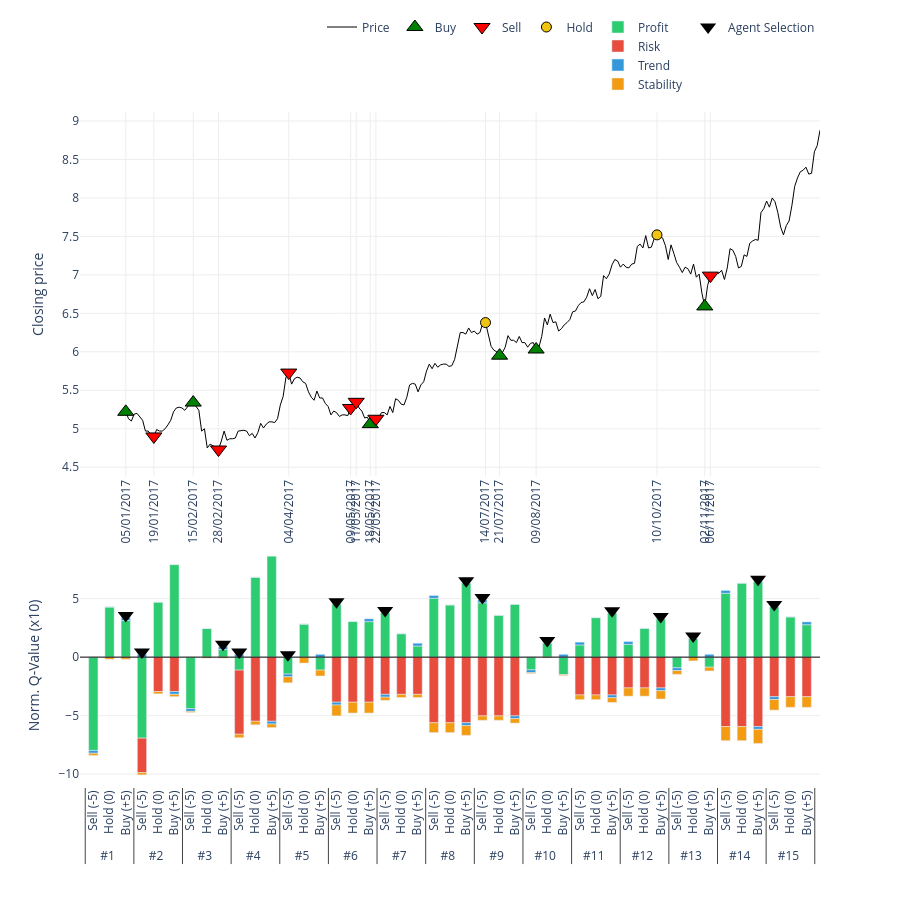

The notebook cell saved with this chart:
### Code cell
# 2. Gọi hàm vẽ (Truyền đúng tên biến vào)
plot_agent_reasoning_minimalist(
    ticker='HPG',                    # Tên mã cổ phiếu hiển thị trên tiêu đề
    df_price=df_processed_test_HPG,  # Dữ liệu giá
    actions=actions_HPG,             # Hành động thực tế
    q_history=q_values_history_HPG,      # Lịch sử Q-value (Input quan trọng)
    critical_indices=index_list_HPG,     # Danh sách các điểm cần vẽ
    scale=10                       # Thang đo hiển thị (để cột cao khoảng 50 đơn vị cho đẹp)
)

### Figure 1 — Plotly figure (JSON) as saved in the notebook; plotly's stock layout.template omitted (floating-point values rounded to 4 significant figures; data arrays with more than 128 entries replaced by an {"elided": "..."} marker saying what was removed)
{"data": [{"hoverinfo": "x+y", "line": {"color": "black", "width": 1}, "mode": "lines", "name": "Price", "type": "scatter", "x": {"elided": "250 str values"}, "xaxis": "x", "y": {"elided": "250 float values"}, "yaxis": "y"}, {"marker": {"color": "green", "line": {"color": "black", "width": 1}, "size": 14, "symbol": "triangle-up"}, "mode": "markers", "name": "Buy", "type": "scatter", "x": ["05/01/2017", "15/02/2017", "18/05/2017", "21/07/2017", "09/08/2017", "02/11/2017"], "xaxis": "x", "y": [5.22, 5.34, 5.06, 5.95, 6.03, 6.59], "yaxis": "y"}, {"marker": {"color": "red", "line": {"color": "black", "width": 1}, "size": 14, "symbol": "triangle-down"}, "mode": "markers", "name": "Sell", "type": "scatter", "x": ["19/01/2017", "28/02/2017", "04/04/2017", "09/05/2017", "11/05/2017", "22/05/2017", "06/11/2017"], "xaxis": "x", "y": [4.9, 4.73, 5.73, 5.27, 5.35, 5.13, 6.99], "yaxis": "y"}, {"marker": {"color": "#f1c40f", "line": {"color": "black", "width": 1}, "size": 10, "symbol": "circle"}, "mode": "markers", "name": "Hold", "type": "scatter", "x": ["14/07/2017", "10/10/2017"], "xaxis": "x", "y": [6.38, 7.52], "yaxis": "y"}, {"legendgroup": "comp", "marker": {"color": "#2ecc71"}, "name": "Profit", "type": "bar", "x": [["#1", "#1", "#1", "#2", "#2", "#2", "#3", "#3", "#3", "#4", "#4", "#4", "#5", "#5", "#5", "#6", "#6", "#6", "#7", "#7", "#7", "#8", "#8", "#8", "#9", "#9", "#9", "#10", "#10", "#10", "#11", "#11", "#11", "#12", "#12", "#12", "#13", "#13", "#13", "#14", "#14", "#14", "#15", "#15", "#15"], ["Sell (-5)", "Hold (0)", "Buy (+5)", "Sell (-5)", "Hold (0)", "Buy (+5)", "Sell (-5)", "Hold (0)", "Buy (+5)", "Sell (-5)", "Hold (0)", "Buy (+5)", "Sell (-5)", "Hold (0)", "Buy (+5)", "Sell (-5)", "Hold (0)", "Buy (+5)", "Sell (-5)", "Hold (0)", "Buy (+5)", "Sell (-5)", "Hold (0)", "Buy (+5)", "Sell (-5)", "Hold (0)", "Buy (+5)", "Sell (-5)", "Hold (0)", "Buy (+5)", "Sell (-5)", "Hold (0)", "Buy (+5)", "Sell (-5)", "Hold (0)", "Buy (+5)", "Sell (-5)", "Hold (0)", "Buy (+5)", "Sell (-5)", "Hold (0)", "Buy (+5)", "Sell (-5)", "Hold (0)", "Buy (+5)"]], "xaxis": "x2", "y": [-7.977, 4.3, 3.129, -6.926, 4.705, 7.904, -4.396, 2.449, 0.6546, -1.109, 6.833, 8.632, -1.445, 2.836, -1.104, 4.53, 3.048, 3.036, 3.788, 2.005, 0.9507, 5.029, 4.464, 6.329, 4.65, 3.583, 4.499, -1.084, 1.219, -1.496, 1.041, 3.378, 3.774, 1.092, 2.466, 3.271, -0.9101, 1.606, -0.8604, 5.461, 6.327, 6.456, 4.302, 3.441, 2.773], "yaxis": "y2"}, {"legendgroup": "comp", "marker": {"color": "#e74c3c"}, "name": "Risk", "type": "bar", "x": [["#1", "#1", "#1", "#2", "#2", "#2", "#3", "#3", "#3", "#4", "#4", "#4", "#5", "#5", "#5", "#6", "#6", "#6", "#7", "#7", "#7", "#8", "#8", "#8", "#9", "#9", "#9", "#10", "#10", "#10", "#11", "#11", "#11", "#12", "#12", "#12", "#13", "#13", "#13", "#14", "#14", "#14", "#15", "#15", "#15"], ["Sell (-5)", "Hold (0)", "Buy (+5)", "Sell (-5)", "Hold (0)", "Buy (+5)", "Sell (-5)", "Hold (0)", "Buy (+5)", "Sell (-5)", "Hold (0)", "Buy (+5)", "Sell (-5)", "Hold (0)", "Buy (+5)", "Sell (-5)", "Hold (0)", "Buy (+5)", "Sell (-5)", "Hold (0)", "Buy (+5)", "Sell (-5)", "Hold (0)", "Buy (+5)", "Sell (-5)", "Hold (0)", "Buy (+5)", "Sell (-5)", "Hold (0)", "Buy (+5)", "Sell (-5)", "Hold (0)", "Buy (+5)", "Sell (-5)", "Hold (0)", "Buy (+5)", "Sell (-5)", "Hold (0)", "Buy (+5)", "Sell (-5)", "Hold (0)", "Buy (+5)", "Sell (-5)", "Hold (0)", "Buy (+5)"]], "xaxis": "x2", "y": [0, 0, 0, -2.941, -2.941, -2.941, 0, 0, 0, -5.48, -5.48, -5.48, 0, 0, 0, -3.851, -3.851, -3.851, -3.181, -3.181, -3.181, -5.609, -5.609, -5.609, -5.023, -5.023, -5.023, 0, 0, 0, -3.233, -3.233, -3.233, -2.632, -2.632, -2.632, 0, 0, 0, -5.933, -5.933, -5.933, -3.381, -3.381, -3.381], "yaxis": "y2"}, {"legendgroup": "comp", "marker": {"color": "#3498db"}, "name": "Trend", "type": "bar", "x": [["#1", "#1", "#1", "#2", "#2", "#2", "#3", "#3", "#3", "#4", "#4", "#4", "#5", "#5", "#5", "#6", "#6", "#6", "#7", "#7", "#7", "#8", "#8", "#8", "#9", "#9", "#9", "#10", "#10", "#10", "#11", "#11", "#11", "#12", "#12", "#12", "#13", "#13", "#13", "#14", "#14", "#14", "#15", "#15", "#15"], ["Sell (-5)", "Hold (0)", "Buy (+5)", "Sell (-5)", "Hold (0)", "Buy (+5)", "Sell (-5)", "Hold (0)", "Buy (+5)", "Sell (-5)", "Hold (0)", "Buy (+5)", "Sell (-5)", "Hold (0)", "Buy (+5)", "Sell (-5)", "Hold (0)", "Buy (+5)", "Sell (-5)", "Hold (0)", "Buy (+5)", "Sell (-5)", "Hold (0)", "Buy (+5)", "Sell (-5)", "Hold (0)", "Buy (+5)", "Sell (-5)", "Hold (0)", "Buy (+5)", "Sell (-5)", "Hold (0)", "Buy (+5)", "Sell (-5)", "Hold (0)", "Buy (+5)", "Sell (-5)", "Hold (0)", "Buy (+5)", "Sell (-5)", "Hold (0)", "Buy (+5)", "Sell (-5)", "Hold (0)", "Buy (+5)"]], "xaxis": "x2", "y": [-0.2399, 0, 0.2399, 0.2399, 0, -0.2399, -0.2399, 0, 0.2399, 0.2399, 0, -0.2399, -0.2399, 0, 0.2399, -0.2399, 0, 0.2399, -0.2399, 0, 0.2399, 0.2399, 0, -0.2399, 0.2399, 0, -0.2399, -0.2399, 0, 0.2399, 0.2399, 0, -0.2399, 0.2399, 0, -0.2399, -0.2399, 0, 0.2399, 0.2399, 0, -0.2399, -0.2399, 0, 0.2399], "yaxis": "y2"}, {"legendgroup": "comp", "marker": {"color": "#f39c12"}, "name": "Stability", "type": "bar", "x": [["#1", "#1", "#1", "#2", "#2", "#2", "#3", "#3", "#3", "#4", "#4", "#4", "#5", "#5", "#5", "#6", "#6", "#6", "#7", "#7", "#7", "#8", "#8", "#8", "#9", "#9", "#9", "#10", "#10", "#10", "#11", "#11", "#11", "#12", "#12", "#12", "#13", "#13", "#13", "#14", "#14", "#14", "#15", "#15", "#15"], ["Sell (-5)", "Hold (0)", "Buy (+5)", "Sell (-5)", "Hold (0)", "Buy (+5)", "Sell (-5)", "Hold (0)", "Buy (+5)", "Sell (-5)", "Hold (0)", "Buy (+5)", "Sell (-5)", "Hold (0)", "Buy (+5)", "Sell (-5)", "Hold (0)", "Buy (+5)", "Sell (-5)", "Hold (0)", "Buy (+5)", "Sell (-5)", "Hold (0)", "Buy (+5)", "Sell (-5)", "Hold (0)", "Buy (+5)", "Sell (-5)", "Hold (0)", "Buy (+5)", "Sell (-5)", "Hold (0)", "Buy (+5)", "Sell (-5)", "Hold (0)", "Buy (+5)", "Sell (-5)", "Hold (0)", "Buy (+5)", "Sell (-5)", "Hold (0)", "Buy (+5)", "Sell (-5)", "Hold (0)", "Buy (+5)"]], "xaxis": "x2", "y": [-0.1845, -0.1845, -0.1845, -0.195, -0.195, -0.195, -0.09, -0.09, -0.09, -0.3023, -0.3023, -0.3023, -0.5076, -0.5076, -0.5076, -0.9279, -0.9279, -0.9279, -0.2705, -0.2705, -0.2705, -0.8384, -0.8384, -0.8384, -0.377, -0.377, -0.377, -0.07531, -0.07531, -0.07531, -0.3998, -0.3998, -0.3998, -0.7055, -0.7055, -0.7055, -0.3211, -0.3211, -0.3211, -1.206, -1.206, -1.206, -0.9091, -0.9091, -0.9091], "yaxis": "y2"}, {"marker": {"color": "black", "size": 14, "symbol": "triangle-down"}, "mode": "markers", "name": "Agent Selection", "showlegend": true, "type": "scatter", "x": [["#1", "#2", "#3", "#4", "#5", "#6", "#7", "#8", "#9", "#10", "#11", "#12", "#13", "#14", "#15"], ["Buy (+5)", "Sell (-5)", "Buy (+5)", "Sell (-5)", "Sell (-5)", "Sell (-5)", "Sell (-5)", "Buy (+5)", "Sell (-5)", "Hold (0)", "Buy (+5)", "Buy (+5)", "Hold (0)", "Buy (+5)", "Sell (-5)"]], "xaxis": "x2", "y": [3.569, 0.4399, 1.094, 0.4399, 0.2, 4.73, 3.988, 6.529, 5.09, 1.419, 3.974, 3.471, 1.806, 6.656, 4.502], "yaxis": "y2"}], "layout": {"bargap": 0.4, "bargroupgap": 0.05, "barmode": "relative", "height": 900, "legend": {"orientation": "h", "x": 1, "xanchor": "right", "y": 1.02, "yanchor": "bottom"}, "plot_bgcolor": "white", "shapes": [{"line": {"color": "black", "dash": "solid", "width": 1}, "type": "line", "x0": 0, "x1": 1, "xref": "x2 domain", "y0": 0, "y1": 0, "yref": "y2"}], "showlegend": true, "xaxis": {"anchor": "y", "domain": [0, 1], "gridcolor": "#eee", "rangeslider": {"visible": false}, "showgrid": true, "tickangle": -90, "tickmode": "array", "ticktext": ["05/01/2017", "19/01/2017", "15/02/2017", "28/02/2017", "04/04/2017", "09/05/2017", "11/05/2017", "18/05/2017", "22/05/2017", "14/07/2017", "21/07/2017", "09/08/2017", "10/10/2017", "02/11/2017", "06/11/2017"], "tickvals": ["05/01/2017", "19/01/2017", "15/02/2017", "28/02/2017", "04/04/2017", "09/05/2017", "11/05/2017", "18/05/2017", "22/05/2017", "14/07/2017", "21/07/2017", "09/08/2017", "10/10/2017", "02/11/2017", "06/11/2017"]}, "xaxis2": {"anchor": "y2", "domain": [0, 1], "showticklabels": true, "tickangle": -90, "title": {"text": ""}, "type": "multicategory"}, "yaxis": {"anchor": "x", "domain": [0.46, 1], "gridcolor": "#eee", "showgrid": true, "title": {"text": "Closing price"}}, "yaxis2": {"anchor": "x2", "domain": [0, 0.36], "gridcolor": "#eee", "showgrid": true, "title": {"text": "Norm. Q-Value (x10)"}}}}
